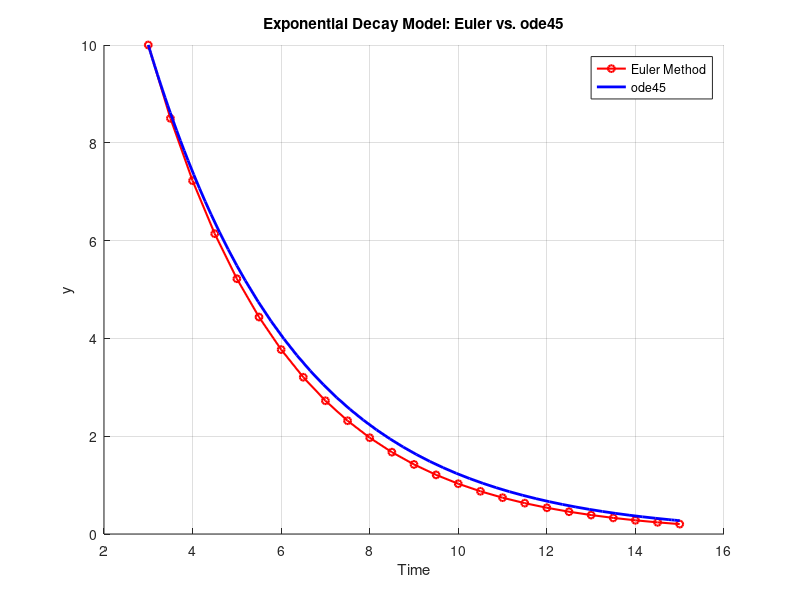

Write MATLAB code to recreate this figure.
clc; clear; close all;

%% Parameters
r = 0.3;         % Decay rate
t0 = 3;         % Initial time (not 0)
y0 = 10;        % Initial value
tf = 15;        % Final time
h = 0.5;        % Step size for Euler's method

%% Euler's Method
t_euler = t0:h:tf;  % Time vector
y_euler = zeros(size(t_euler));
y_euler(1) = y0; % Initial value

% Euler Iteration
for i = 2:length(t_euler)
    y_euler(i) = y_euler(i-1) - h * r * y_euler(i-1);
end

%% Using ode45
% Define the function for ode45
exp_decay = @(t, y) -r * y;
tspan = [t0 tf];

% Solve ODE using ode45
[t_ode, y_ode] = ode45(exp_decay, tspan, y0);

%% Plot Results
figure;
hold on;
plot(t_euler, y_euler, 'ro-', 'LineWidth', 1.5, 'MarkerSize', 5);
plot(t_ode, y_ode, 'b-', 'LineWidth', 2);
xlabel('Time');
ylabel('y');
title('Exponential Decay Model: Euler vs. ode45');
legend('Euler Method', 'ode45');
grid on;
hold off;
